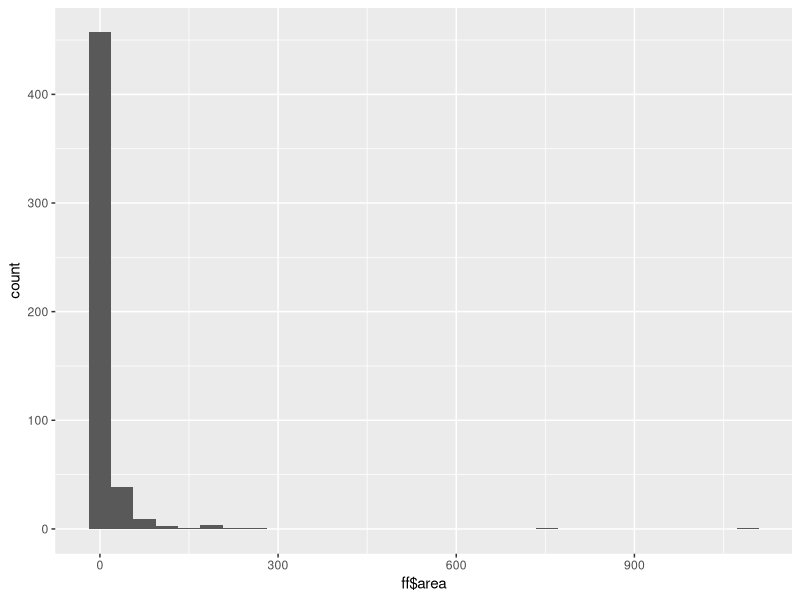
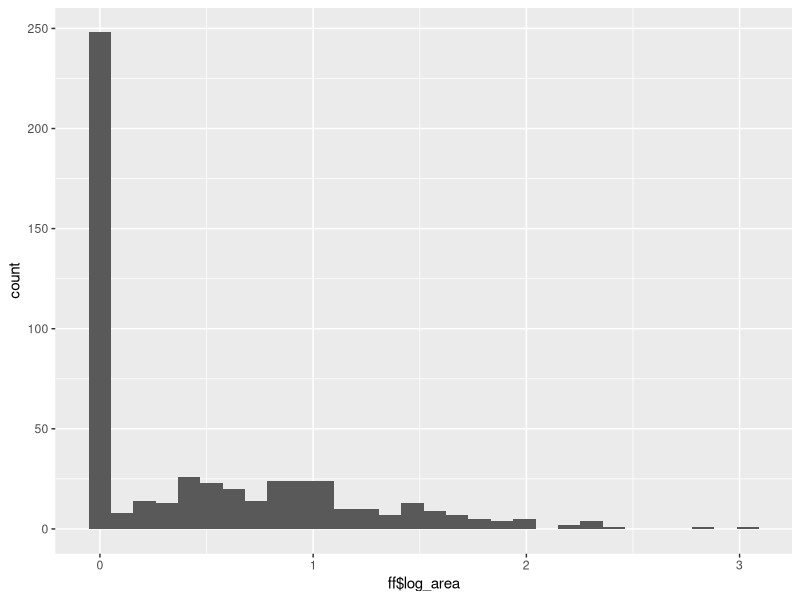
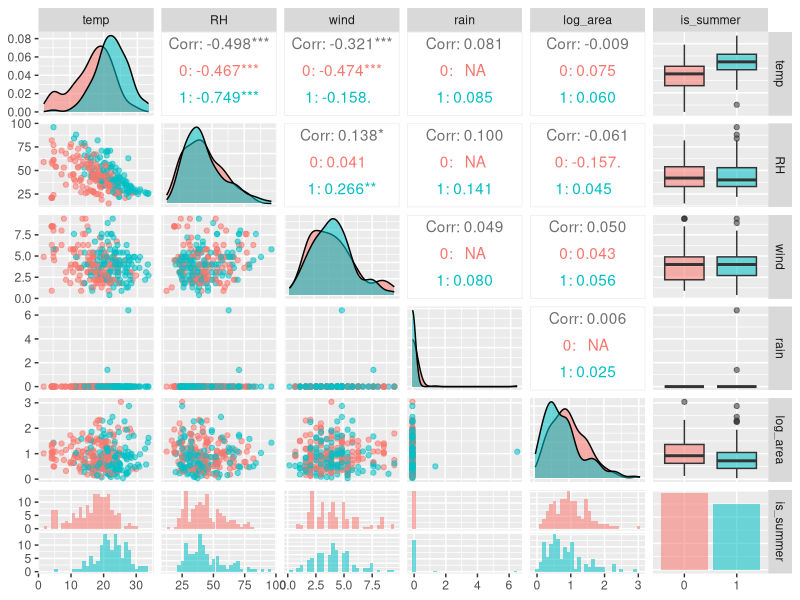
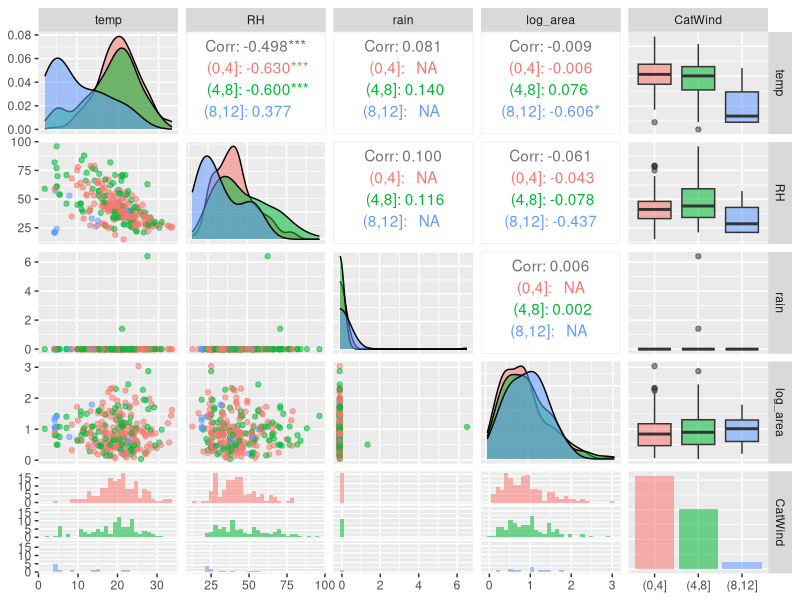
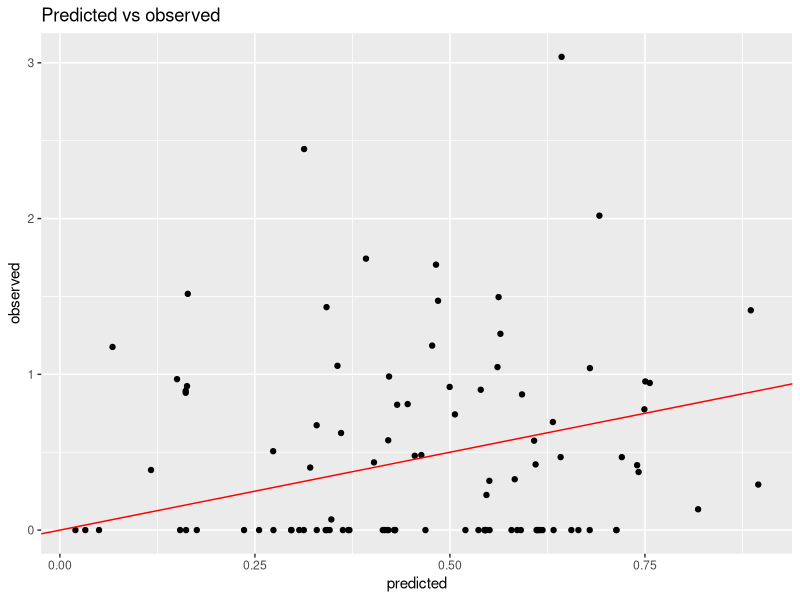
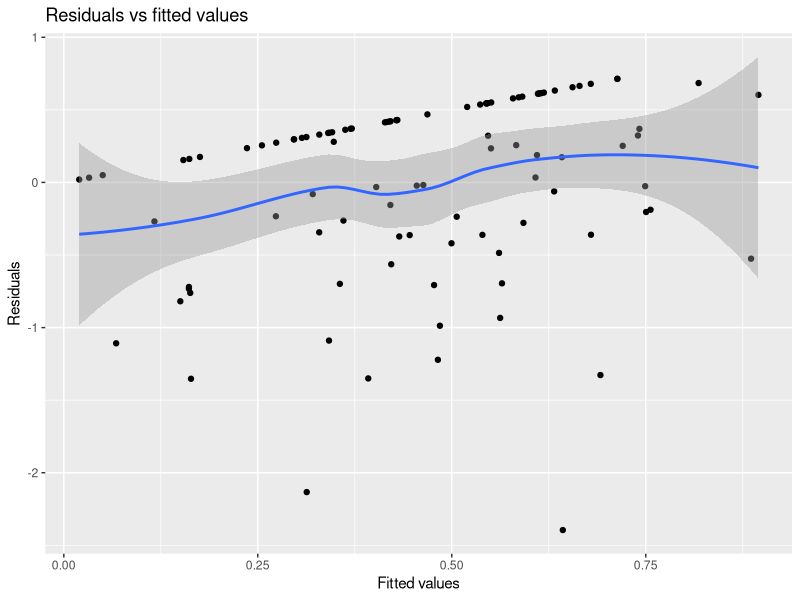

These figures' R source, in order: (Note: this script raises an error after producing the figures.)
library(dplyr)
library(ggplot2)
library(GGally)
library(caret)

rm(list = ls()) # empty the environment

set.seed(1234)
ff = read.delim("forestfires.tsv", header = TRUE, sep = '\t')

head(ff)

ff$log_area = log10(ff$area +1) # logarithmize burn area
ff$X = factor(ff$X) # change the type of coordinates
ff$Y = factor(ff$Y)

par(mfrow = c(1,2))
ggplot(ff, aes(x = ff$area)) +
  geom_histogram()

ggplot(ff, aes(x = ff$log_area)) +
  geom_histogram()

# feature engineering - is_summer
ff$is_summer = ifelse(ff$month %in% c('jun', 'jul', 'aug'), 1, 0)
ff$is_summer = factor(ff$is_summer) # add a new categorical variable: is_summer
str(ff)

to_plot = select(ff, temp, RH, wind, rain, log_area, is_summer) %>% filter(log_area>0)
ggpairs(to_plot, mapping = aes(color = is_summer, alpha = 0.5))

# feature engineering - CatTemp: split temp into seperate categories
#CatTemp <- cut(ff$temp, breaks = c(0, 5, 10, 15, 20, 25, 30, 35))
#ff$CatTemp <- CatTemp
#head(ff)

#to_plot = select(ff, RH, wind, rain, log_area, CatTemp) %>% filter(log_area>0)
#ggpairs(to_plot, mapping = aes(color = CatTemp, alpha = 0.5))

# feature engineering - CatWind: split wind into seperate categories
CatWind <- cut(ff$wind, breaks = c(0, 4, 8, 12))
ff$CatWind <- CatWind
head(ff)

to_plot = select(ff, temp, RH, rain, log_area, CatWind) %>% filter(log_area>0)
ggpairs(to_plot, mapping = aes(color = CatWind, alpha = 0.5))

# binarizing categorical features
month = model.matrix(~ month -1, data = ff)
day = model.matrix(~day -1, data = ff)
#CatTemp = model.matrix(~CatTemp -1, data = ff)
CatWind = model.matrix(~CatWind -1, data = ff)
x = model.matrix(~ X -1, data = ff)
y = model.matrix(~ Y -1, data =ff)
is_summer = model.matrix(~ is_summer -1, data =ff)
#ff = cbind(ff, month, day, CatTemp, CatWind, x, y, is_summer)
#ff = select(ff, -X, -Y, -month, -day, -CatTemp, -CatWind, -is_summer, -area)
ff = cbind(ff, month, day, CatWind, x, y, is_summer)
ff = select(ff, -X, -Y, -month, -day, -CatWind, -is_summer, -area)

str(ff)


# splitting data
in_train = createDataPartition( y = ff$log_area, p = 0.8, list = FALSE)
ff_train = ff[in_train, ]
ff_test = ff[-in_train, ]

str(ff_train)
str(ff_test)

# centering and scaling training data for analysis
Preprocess_steps = preProcess(select(ff_train, FFMC, DMC, DC, ISI, temp, RH, wind, rain), method = c('center', 'scale'))

ff_train_proc = predict(Preprocess_steps, newdata = ff_train)
ff_test_proc = predict(Preprocess_steps, newdata = ff_test)
head(ff_train_proc)
head(ff_test_proc)

# checking for zero-variance features in training data, then remove them
nzv_train <- nearZeroVar(ff_train_proc, saveMetrics = TRUE) 
nzv_train

is_nzv_train = row.names(nzv_train[nzv_train$nzv == TRUE, ])
is_nzv_train

ff_train_proc = ff_train_proc[ , !(colnames(ff_train_proc) %in% is_nzv_train)]
str(ff_train_proc)

# identifying correlated predictors in training set, then remove them
cor_train = cor(ff_train_proc)
highly_cor = findCorrelation(cor_train, cutoff = .75)
ff_train_proc = ff_train_proc[ , -highly_cor]


# full model
full_model = train(log_area ~ ., 
                   data = ff_train_proc,
                   method = 'lm',
                   trControl = trainControl(method = 'cv', number = 10))

pred = predict(full_model, newdata = ff_test_proc)

postResample(pred = pred, obs = ff_test_proc$log_area) # view the metric RMSE
errors = data.frame(predicted = pred, 
                    observed = ff_test_proc$log_area,
                    error = pred - ff_test_proc$log_area)

ggplot(data = errors, aes(x = predicted, y = observed)) +
  geom_point() +
  geom_abline(intercept = 0, slope = 1, color = 'red') +
  ggtitle(paste('Predicted vs observed'))

summary(full_model)
#library(klaR)
#plot(errors)
ggplot(errors, aes(x = predicted, y = error)) +
  geom_point() +
  geom_smooth() +
  xlab('Fitted values') +
  ylab('Residuals') +
  ggtitle('Residuals vs fitted values')
    

# forward model
forward_model = train(log_area ~., 
                      data = ff_train_proc,
                      method = 'leapForward',
                      tuneGrid = expand.grid(nvmax = 1:20),
                      trControl = trainControl(method = 'cv', number = 10))

attributes(forward_model) 
forward_model$bestTune # the best value of parameter nvmax used for the model

plot(forward_model)
plot(varImp(forward_model))
     

# random forest
library(randomForest)
random_forest = train(log_area ~., 
                      data = ff_train_proc,
                      method = 'rf',
                      tuneGrid = expand.grid(mtry = 1:20),
                      trControl = trainControl(method = 'cv', number = 10))
attributes(random_forest)
random_forest$bestTune

plot(random_forest)
varImpPlot(random_forest$finalModel)

# ridge model
ridge_model = train(log_area ~., 
                    data = ff_train_proc,
                    method = 'ridge',
                    tuneLength = 20,
                    trControl = trainControl(method = 'cv', number = 10))
ridge_model$bestTune

plot(ridge_model)
plot(varImp(ridge_model))

#lasso model
lasso_model = train(log_area ~., 
                    data = ff_train_proc,
                    method = 'lasso',
                    tuneLength = 20,
                    trControl = trainControl(method = 'cv', number = 10))

lasso_model$bestTune

plot(lasso_model)
plot(varImp(lasso_model))

pred = predict(lasso_model, newdata = ff_test_proc)

# neural networks model
nn_model = train(log_area ~., 
                 data = ff_train_proc,
                 method = 'brnn',
                 tuneGrid = expand.grid(neurons = 1:20),
                 trControl = trainControl(method = 'cv', number = 10))

nn_model$bestTune

plot(nn_model)
plot(varImp(nn_model))

# model comparison
results = resamples(list(full_model = full_model,
                         forward_model = forward_model,
                         random_forest = random_forest,
                         ridge_model = ridge_model,
                         lasso_model = lasso_model))
attributes(results)
dotplot(results, metric = results$metrics[2:3], main = 'Comparing Output RSME & R^2') 
summary(results, metric = results$metrics[2:3])

TrainRMSE_full_model = mean(results$values[, 3])
TrainRMSE_forward_model = mean(results$values[, 6])
TrainRMSE_random_model = mean(results$values[, 9])
TrainRMSE_ridge_model = mean(results$values[, 12])
TrainRMSE_lasso_model = mean(results$values[, 15])
data.frame(modelType = results$models, 
           TrainRMSE = c(TrainRMSE_full_model,
                            TrainRMSE_forward_model,
                            TrainRMSE_random_model,
                            TrainRMSE_ridge_model,
                            TrainRMSE_lasso_model))

full_model_test = train(log_area ~ ., 
                   data = ff_test_proc,
                   method = 'lm',
                   trControl = trainControl(method = 'cv', number = 10))
attributes(full_model_test)
